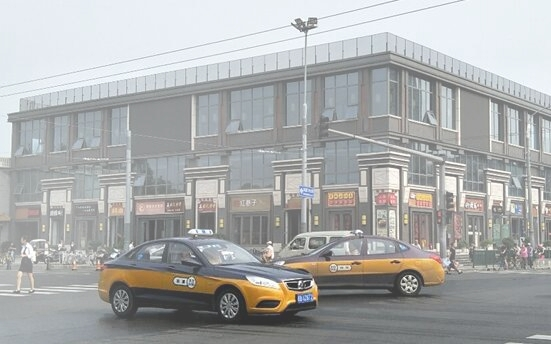
#> input picture input_images/image1/Medium_haze.jpg, 551 x 344 px, found by its file name; its folder holds only this picture in this run
$ python my_CAP_main.py
#> lines starting #> are read from the running program, lines starting #| are printed output that depends on the picture
### Traditional_Methods/CAP_Method/code/dark_channel.py
import numpy as np

def dark_channel(image):
    H, W, _ = image.shape

    patch_size = 15
    pad_size = patch_size // 2

    dc = np.zeros((H, W), dtype=np.float32)

    imJ = np.pad(
        image,
        ((pad_size, pad_size),
         (pad_size, pad_size),
         (0, 0)),
        mode='constant',
        constant_values=np.inf
    )

    for j in range(H):
        for i in range(W):
            patch = imJ[
                j:j + patch_size,
                i:i + patch_size,
                :
            ]

            dc[j, i] = np.min(patch)

    return dc

### Traditional_Methods/CAP_Method/code/atmospheric_light.py
import numpy as np

def atmospheric_light(image, dark_channel):

    H, W, _ = image.shape
    imsize = H * W
    numpx = np.floor(imsize / 1000).astype(int)

    dark_channel_Vec = dark_channel.ravel()
    ImVec = image.reshape(imsize, 3)

    indices = np.argsort(dark_channel_Vec)
    indices = indices[-numpx:]

    atmSum = np.zeros(3, dtype=np.float32)

    for ind in range(numpx):
        atmSum += ImVec[indices[ind]]

    A = atmSum / numpx

    return A

### Traditional_Methods/CAP_Method/code/local_minimum.py
import numpy as np

def local_minimum(image):
    H, W = image.shape

    patch_size = 15
    pad_size = patch_size // 2

    local_min = np.zeros((H, W), dtype=np.float32)

    imJ = np.pad(
        image,
        ((pad_size, pad_size),
         (pad_size, pad_size)),
        mode='constant',
        constant_values=np.inf
    )

    for j in range(H):
        for i in range(W):
            patch = imJ[
                j:j + patch_size,
                i:i + patch_size
            ]

            local_min[j, i] = np.min(patch)

    return local_min

### Traditional_Methods/CAP_Method/code/recover.py
import numpy as np

def recover(image, A, d, beta):

    if A.shape == (3,):
        A = A.reshape(1, 1, 3)

    H, W, C = image.shape

    t = np.exp(-beta * d)

    clip_t = np.clip(t, 0.1, 0.9)

    epsilon = 1e-8

    I_desaze = np.zeros_like(image)

    for i in range(C):
        I_desaze[:, :, i] = (
            (image[:, :, i] - A[0, 0, i]) /
            (clip_t + epsilon)
            + A[0, 0, i]
        )

    I_desaze = np.clip(I_desaze, 0, 1)

    return I_desaze, t, clip_t

### Traditional_Methods/CAP_Method/code/my_CAP_main.py
import numpy as np
import os
import cv2

import dark_channel
import recover
import local_minimum
import atmospheric_light


def CAP_main_dehaze(image_name, beta):

#> called with beta = 1
    image = (cv2.imread(image_name).astype(np.float32)) / 255.0

    dc = dark_channel.dark_channel(image)
#> in dark_channel, `imJ = np.pad( image, ((pad_size, pad_size), (pad_size, pad_size), (0, ..`: imJ: shape (358, 565, 3) float32; 6.29% of the values are NaN or infinite; the others: min 0.0314, max 1, mean 0.675
#> after the loop in dark_channel, `for j in range(H):`:
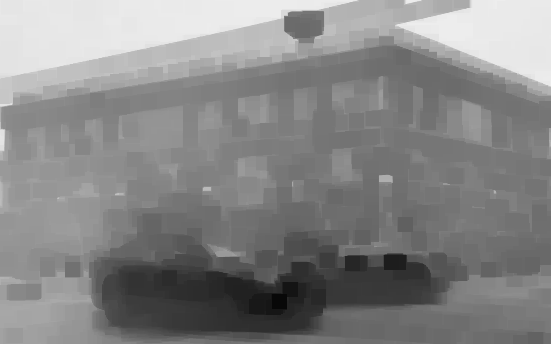
#> dc: shape (344, 551) float32; min 0.0314, max 0.929, mean 0.527
    A = atmospheric_light.atmospheric_light(image, dc)
#> in atmospheric_light, `indices = indices[-numpx:]`: indices = 189 values, max 22502 at index 38, min 495 at index 180, mean 15008.1
#> the loop in atmospheric_light, `for ind in range(numpx):` made 189 passes
#> atmSum on passes 1 to 3: [0.973, 0.949, 0.929], [1.95, 1.9, 1.86], [2.92, 2.85, 2.79]
#> after the loop in atmospheric_light, `for ind in range(numpx):`: atmSum = [183.8, 179.4, 175.7]
#> in atmospheric_light, `A = atmSum / numpx`: A = [0.972, 0.949, 0.93]
#> A = [0.972, 0.949, 0.93]

    image_bgr2hsv = cv2.cvtColor(image, cv2.COLOR_BGR2HSV)
#> image_bgr2hsv: shape (344, 551, 3) float32; mean H, S, V 152.8, 0.1, 0.7
    _, s, v = cv2.split(image_bgr2hsv)

    H, W, _ = image.shape
#> H = 344; W = 551

    sigma = 0.041337
    sigmaMat = np.random.normal(0, sigma, (H, W)).astype(np.float32)

    d = 0.121779 + 0.959710 * v - 0.780245 * s + sigmaMat

    local_min_d = local_minimum.local_minimum(d)

    GF_d = cv2.ximgproc.guidedFilter(
        guide=image,
        src=local_min_d,
        radius=15,
        eps=1e-3
    )
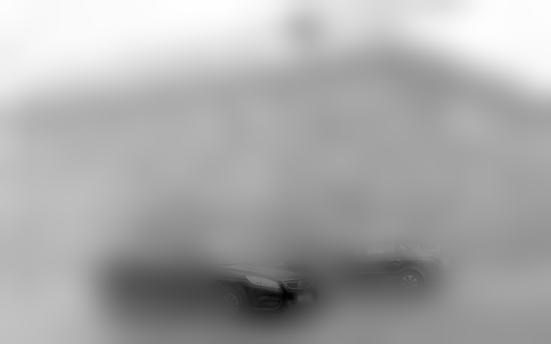
#> GF_d: shape (344, 551) float32; min -0.199, max 0.911, mean 0.542; drawn with min black and max white

    result_dehaze, t, clip_t = recover.recover(
        image,
        A,
        GF_d,
        beta
    )
#> in recover, `A = A.reshape(1, 1, 3)`: A = [[0.972, 0.949, 0.93]]
#> in recover, `t = np.exp(-beta * d)`:
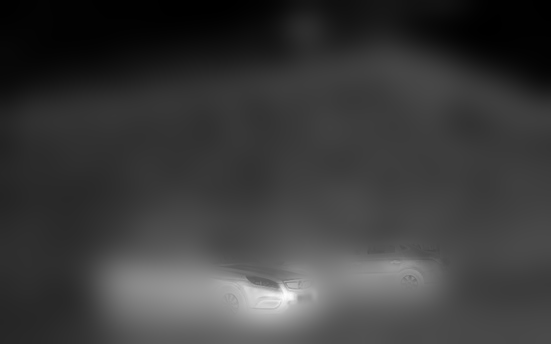
#> t: shape (344, 551) float32; min 0.402, max 1.22, mean 0.592; drawn with min black and max white
#> in recover, `clip_t = np.clip(t, 0.1, 0.9)`:
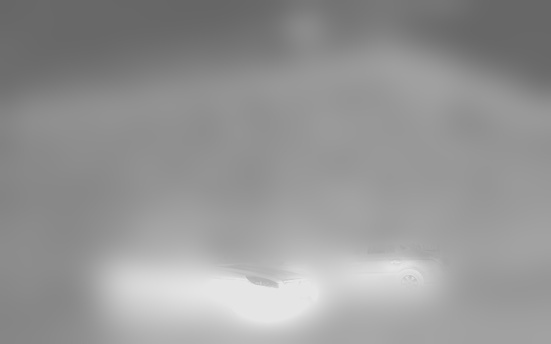
#> clip_t: shape (344, 551) float32; min 0.402, max 0.9, mean 0.591
#> after the loop in recover, `for i in range(C):`:
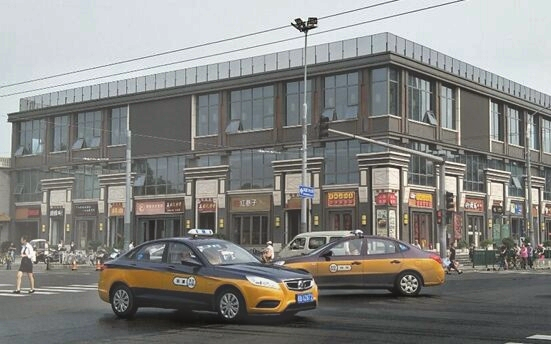
#> I_desaze: shape (344, 551, 3) float32; mean B, G, R 0.507, 0.521, 0.522; drawn with min black and max white

    return (
        image,
        dc,
        sigmaMat,
        d,
        local_min_d,
        GF_d,
        t,
        clip_t,
        result_dehaze
    )


input_folder = r"C:\Users\patna\OneDrive\Desktop\IP_1\input_images\image1"
output_folder = r"C:\Users\patna\OneDrive\Desktop\IP_1\CAP_Results\image1"

if not os.path.exists(output_folder):
    os.makedirs(output_folder)

image_count = 0

for filename in os.listdir(input_folder):

    if filename.lower().endswith((".png", ".jpg", ".jpeg")):

        image_count += 1

        image_path = os.path.join(input_folder, filename)
        file_base_name = os.path.splitext(filename)[0]

        print(file_base_name)

        individual_output_folder = os.path.join(
            output_folder,
            f"{file_base_name}"
        )

        if not os.path.exists(individual_output_folder):
            os.makedirs(individual_output_folder)

        image, dc, sigmaMat, d, local_min_d, GF_d, t, clip_t, CAP_beta_10 = CAP_main_dehaze(
            image_path,
            beta=1.0
        )
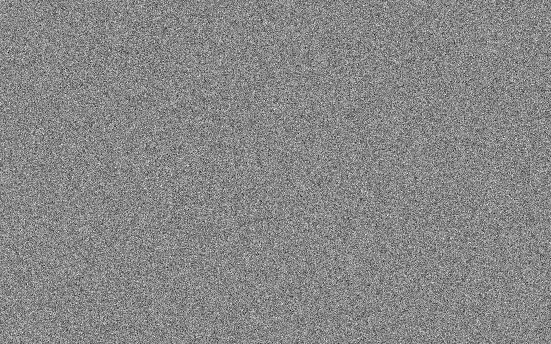
#> sigmaMat: shape (344, 551) float32; min -0.201, max 0.177, mean 0.000174; drawn with min black and max white

        output_path_ori = os.path.join(
            individual_output_folder,
            f"{file_base_name}.png"
        )

        cv2.imwrite(
            output_path_ori,
            (image * 255).astype(np.uint8)
        )

        output_path_d = os.path.join(
            individual_output_folder,
            f"d ({file_base_name}).png"
        )

        cv2.imwrite(
            output_path_d,
            (np.clip(d, 0, 1) * 255).astype(np.uint8)
        )

        output_path_local_min_d = os.path.join(
            individual_output_folder,
            f"local_min_d ({file_base_name}).png"
        )

        cv2.imwrite(
            output_path_local_min_d,
            (np.clip(local_min_d, 0, 1) * 255).astype(np.uint8)
        )

        output_path_GF_d = os.path.join(
            individual_output_folder,
            f"GF_d ({file_base_name}).png"
        )

        cv2.imwrite(
            output_path_GF_d,
            (np.clip(GF_d, 0, 1) * 255).astype(np.uint8)
        )
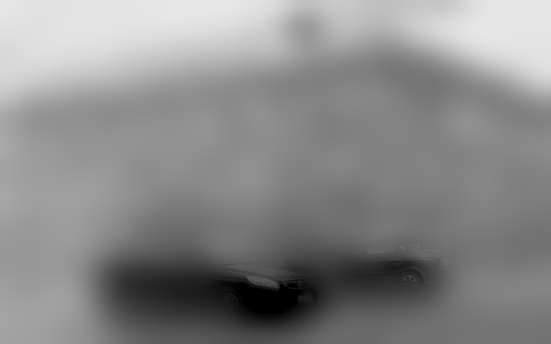
#> saved as GF_d (Medium_haze).png: shape (344, 551); min 0, max 232, mean 137.8

        output_path_t = os.path.join(
            individual_output_folder,
            f"t ({file_base_name}).png"
        )

        cv2.imwrite(
            output_path_t,
            (np.clip(t, 0, 1) * 255).astype(np.uint8)
        )

        output_path_clip_t = os.path.join(
            individual_output_folder,
            f"clip_t ({file_base_name}).png"
        )

        cv2.imwrite(
            output_path_clip_t,
            (clip_t * 255).astype(np.uint8)
        )

        output_path_CAP10 = os.path.join(
            individual_output_folder,
            f"my_CAP beta=1.0 ({file_base_name}).png"
        )

        cv2.imwrite(
            output_path_CAP10,
            (CAP_beta_10 * 255).astype(np.uint8)
        )


print("===========================================================")
print(f"Total images processed: {image_count}")
